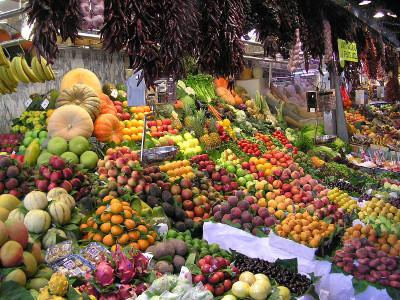
%> input picture img/img1.jpg, 400 x 300 px
$ octave Example.m   (GNU Octave 9; MATLAB toolbox functions it lacks are replaced by stand-ins)
%> lines starting %> are read from the running program, lines starting %| are printed output that depends on the picture
%> further down, img is the input picture: size 300x400x3 uint8; mean R, G, B 116.3, 95.2, 72.3
### coltrans.m
function [newCol] = coltrans(img,type)
%> called with type = 'Protanopia'

% Ensure linear RGB:
img = im2double(img);
%> img: size 300x400x3 double

lmsred = rgb2lms(cat(3, [1],[0],[0]));
% lmsgreen = rgb2lms(cat(3, [0],[1],[0]));
lmsblue = rgb2lms(cat(3, [0],[0],[1]));
lmswhite = rgb2lms(cat(3, [1],[1],[1]));

% Calculations based on:
% http://ixora.io/projects/colorblindness/color-blindness-simulation-research/
% http://vision.psychol.cam.ac.uk/jdmollon/papers/colourmaps.pdf
% format of the calculations:
% for R:           for G:                 for G:
% | l |   |0,A,B|       | l |   |1,0,0|       | l |   |1,0,0|
% | m | * |0,1,0|       | m | * |A,0,B|       | m | * |0,1,0|
% | s |   |0,0,1|       | s |   |0,0,1|       | s |   |A,b,0|

switch type
    case 'Protanopia'
        % Protanopia:
        A = [lmsblue(1),lmswhite(1)];
        A = A';
        B = [lmsblue(2),lmsblue(3);lmswhite(2),lmswhite(3)];
        EqProt = B\A;

        % Protanopia Matrix:
        ProtR = [0, EqProt(1), EqProt(2)];
        ProtG = [0, 1, 0];
        ProtB = [0, 0, 1];
        M = [ProtR;ProtG;ProtB];

    case 'Deuteranopia'
        % Deuteranopia:
        A = [lmsblue(2),lmswhite(2)];
        A = A';
        B = [lmsblue(1),lmsblue(3);lmswhite(1),lmswhite(3)];
        EqDeut = B\A;

        % Deuteranopia Matrix:
        DeutR = [1, 0, 0];
        DeutG = [EqDeut(1), 0, EqDeut(2)];
        DeutB = [0, 0, 1];
        M = [DeutR;DeutG;DeutB];

    case 'Tritanomaly'
        %Tritanomaly
        A = [lmsred(3),lmswhite(3)];
        A = A';
        B = [lmsred(1),lmsred(2);lmswhite(1),lmswhite(2)];
        EqTrit = B\A;

        % Tritanomaly Matrix:
        TritR = [1,0,0];
        TritG = [0, 1, 0];
        TritB = [EqTrit(1), EqTrit(2), 0];
        M = [TritR;TritG;TritB];

    otherwise
        %return basic Matrix:
        M = [1,0,0;0,1,0;0,0,1];
        disp('Incorect color transformation name')
end

% Convert and show output:
newCol = matmultiply(img,M);
imshow(newCol);
end

### matmultiply.m
function [RGBm] = matmultiply(img,M)
%> called with M = [0 1.05 -0.0512; 0 1 0; 0 0 1]

% Segment image to separate channels:
R = img(:,:,1);
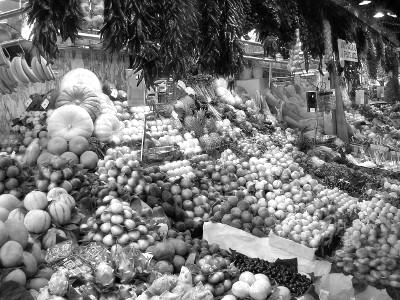
%> R: size 300x400 double; min 0, max 1, mean 0.456
G = img(:,:,2);
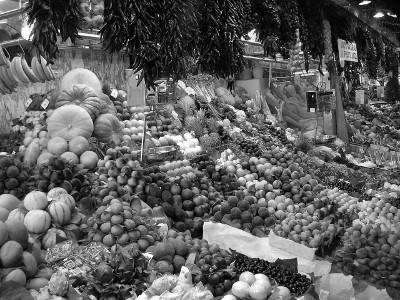
%> G: size 300x400 double; min 0, max 1, mean 0.373
B = img(:,:,3);
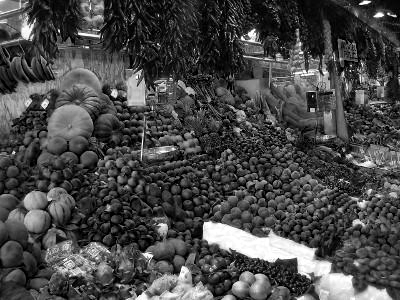
%> B: size 300x400 double; min 0, max 1, mean 0.284

% Create transformation matrix:
Rm = M(1,:);
Gm = M(2,:);
Bm = M(3,:);

% Multiply input image with created matrix
RGBm = cat(3, Rm(1) * R + Rm(2) * G + Rm(3) * B, ...
              Gm(1) * R + Gm(2) * G + Gm(3) * B, ...
              Bm(1) * R + Bm(2) * G + Bm(3) * B);
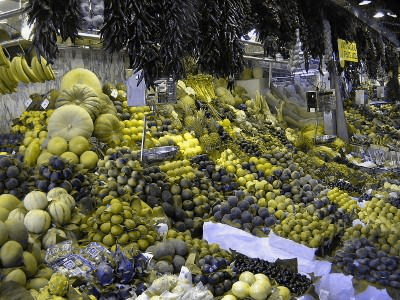
%> RGBm: size 300x400x3 double; mean R, G, B 0.378, 0.373, 0.284; drawn with min black and max white


end

### rgb2lms.m
function [LMS] = rgb2lms(img)

% Ensure linear RGB:
img = im2double(img);

% Transformation matrix sRGB to LMS:
Rm = [0.31399022, 0.63951294, 0.04649755];
Gm = [0.15537241, 0.75789446, 0.08670142];
Bm = [0.01775239, 0.10944209, 0.87256922];

% Segment image to separate channels:
R = img(:,:,1);
G = img(:,:,2);
B = img(:,:,3);

% Multiply input image with created matrix
LMS = cat(3, Rm(1) * R + Rm(2) * G + Rm(3) * B, ...
              Gm(1) * R + Gm(2) * G + Gm(3) * B, ...
              Bm(1) * R + Bm(2) * G + Bm(3) * B);


end

### Example.m
% Tis is a small Matlab scrip that implements matrix manipulation for  for color blindnes simulation.

% This scrip is based on arcicla found on:
% http://ixora.io/projects/colorblindness/color-blindness-simulation-research/
% http://vision.psychol.cam.ac.uk/jdmollon/papers/colourmaps.pdf

% Curentry available Color blindnes simulations:
% 'Protanopia'
% 'Deuteranopia'
% 'Tritanomaly'

% Pleace run the following code to test the code :
img = imread('img/img1.jpg');
newImg = coltrans(img, 'Protanopia');

$ run again, with img/Deut_flow.jpg copied over img/img1.jpg
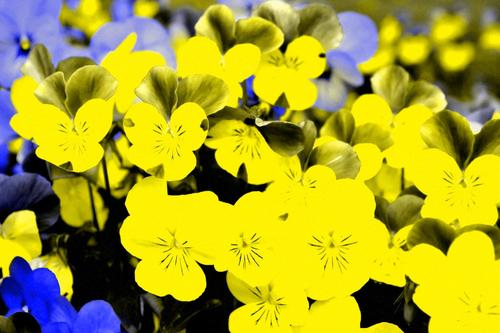
%> input picture img/Deut_flow.jpg, 500 x 333 px
%> img is the input picture: size 333x500x3 uint8; mean R, G, B 171, 164.7, 38.1
%> img: size 333x500x3 double
%> in matmultiply, `R = img(:,:,1);`:
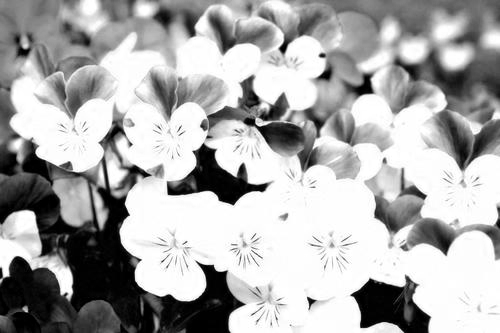
%> R: size 333x500 double; min 0, max 1, mean 0.671
%> in matmultiply, `B = img(:,:,3);`:
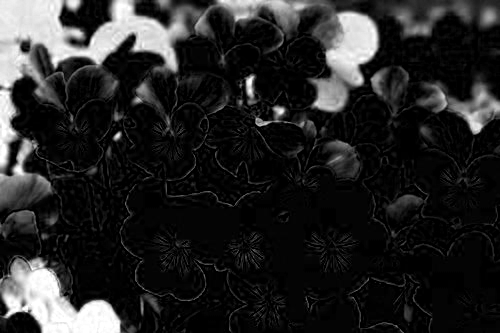
%> B: size 333x500 double; min 0, max 1, mean 0.149

$ run again, with img/Deut_gecko.jpg copied over img/img1.jpg
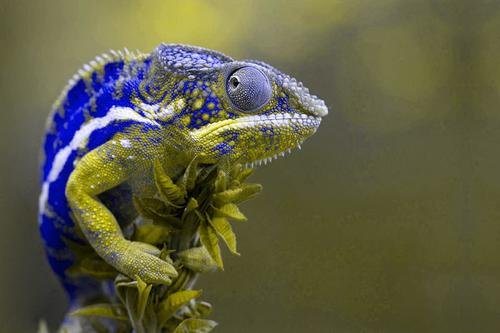
%> input picture img/Deut_gecko.jpg, 500 x 333 px
%> img is the input picture: size 333x500x3 uint8; mean R, G, B 96.4, 94.8, 67.6
%> img: size 333x500x3 double
%> in matmultiply, `R = img(:,:,1);`:
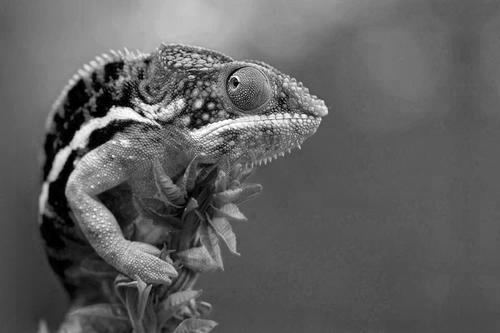
%> R: size 333x500 double; min 0, max 1, mean 0.378
%> in matmultiply, `B = img(:,:,3);`:
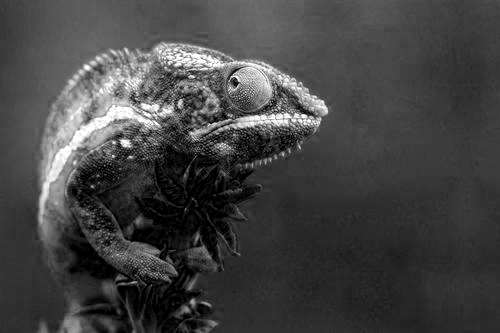
%> B: size 333x500 double; min 0, max 1, mean 0.265

$ run again, with img/Prot_ara.jpg copied over img/img1.jpg
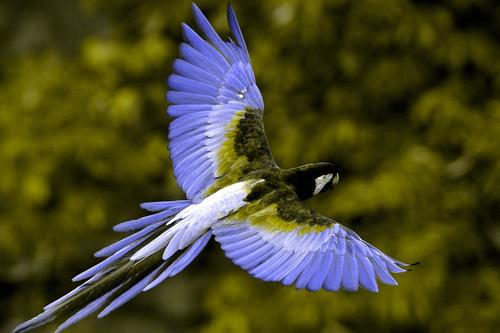
%> input picture img/Prot_ara.jpg, 500 x 333 px
%> img is the input picture: size 333x500x3 uint8; mean R, G, B 73.2, 71.5, 39.6
%> img: size 333x500x3 double
%> in matmultiply, `R = img(:,:,1);`:
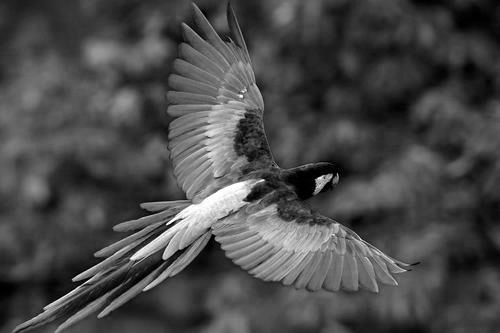
%> R: size 333x500 double; min 0, max 1, mean 0.287
%> in matmultiply, `B = img(:,:,3);`:
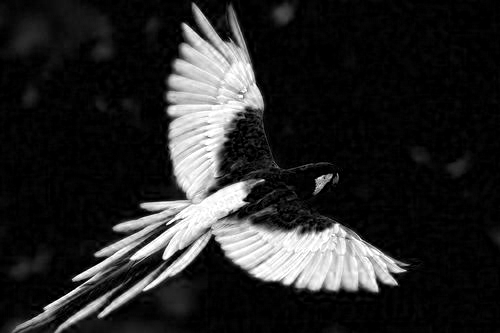
%> B: size 333x500 double; min 0, max 1, mean 0.155
